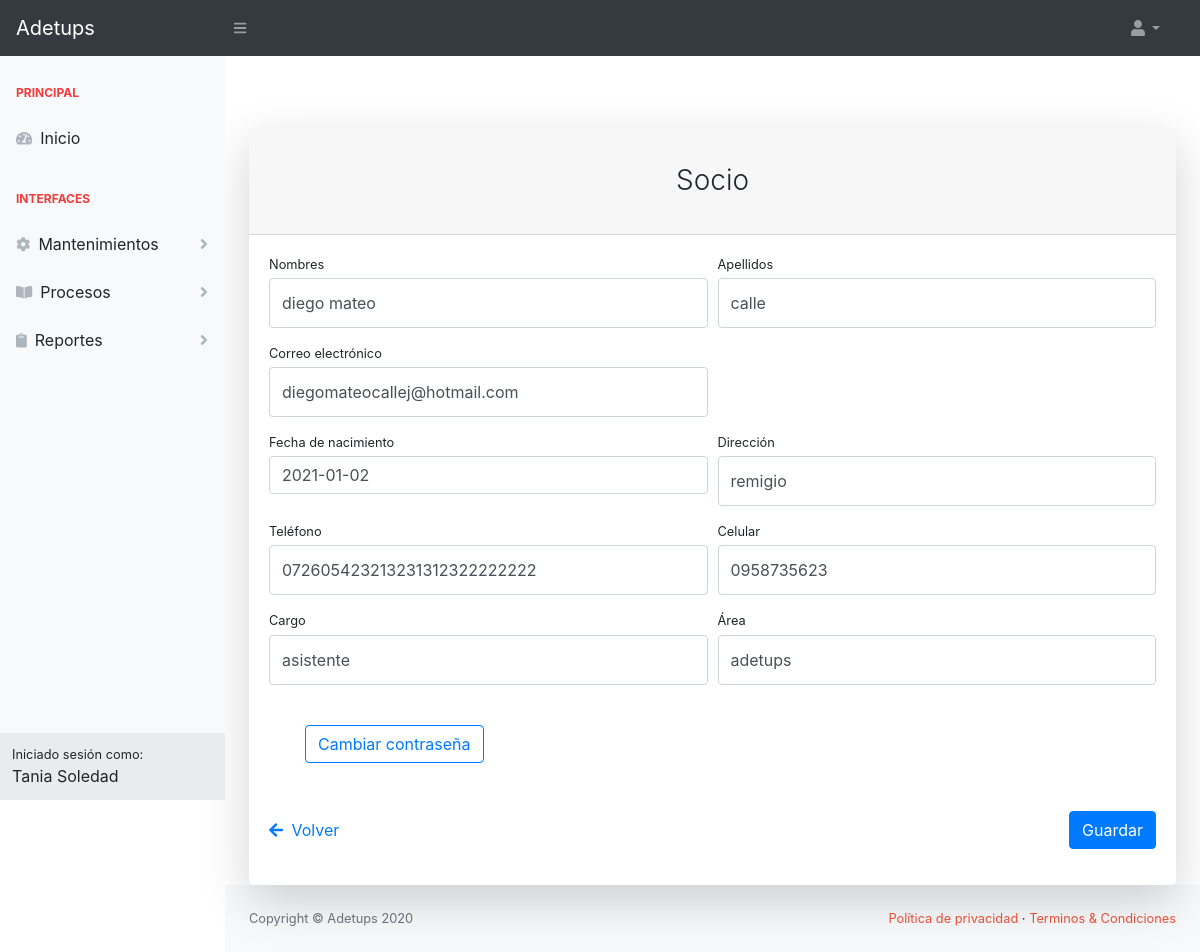
Screenshot of /sistema/socioupdate/9/ (signed in) with the database file from the repository.
### sistema/models.py (models this page shows, shortened)
class Usuario(AbstractBaseUser, PermissionsMixin):
    foto = models.ImageField(upload_to='img_perfil', null=True, blank=True, default='img_perfil/default-avatar.jpg')
    nombres = models.CharField(max_length=50, null=True, blank=True)
    date_joined = models.DateTimeField(default=timezone.now, null=True, blank=True)
    apellidos = models.CharField(max_length=50, null=True, blank=True)
    username = models.CharField(max_length=50, null=True, blank=True, unique=True)
    email = models.EmailField(unique=True, null=True, blank=True)
    fecha_nacimiento = models.DateField(null=True, blank=True)
    is_active = models.BooleanField(default=True, null=True, blank=True)
    is_staff = models.BooleanField(default=False, null=True, blank=True)
    tipo = models.CharField(max_length=20, null=True, blank=True)
    USERNAME_FIELD = 'username'
    objects = PersonalizadoBaseUserManager()

class Socio(models.Model):
    usuario = models.ForeignKey(Usuario, on_delete=models.CASCADE)
    direccion = models.CharField(max_length=80, null=True, blank=True)  # Field name made lowercase.
    telefono = models.CharField(max_length=15, null=True, blank=True)  # Field name made lowercase.
    celular = models.CharField(max_length=10, null=True, blank=True)  # Field name made lowercase.
    cargo = models.CharField(max_length=20, null=True, blank=True)  # Field name made lowercase.
    area = models.CharField(max_length=20, null=True, blank=True)  # Field name made lowercase.
    fecha_ingreso = models.DateField(blank=True, null=True)  # Field name made lowercase.
    is_garante = models.BooleanField(default=False, null=True, blank=True)
    rubros = models.ManyToManyField(RubroSocio, blank=True, null=True)

### sistema/views.py (the view, shortened to what this page needs)
# urls.py: path('socioupdate/<int:pk>/', SocioUpdate.as_view(), name='socioupdate'),
class SocioUpdate(LoginRequiredMixin, UpdateView):
    model = Usuario
    fields = ['nombres', 'apellidos', 'email', 'fecha_nacimiento', 'tipo']
    template_name = 'sistema/socio_form.html'
    def get_context_data(self, **kwargs):
        context = super().get_context_data(**kwargs)
        context['socio'] = Socio.objects.get(usuario_id=self.object.id)
        return context

### sistema/templates/sistema/socio_form.html (shortened to what this page needs)
<{% extends 'sistema/index.html' %}
{% block content %}
    <div class="card shadow-lg border-0 rounded-lg mt-5">
        <div class="card-header">
            <h3 class="text-center font-weight-light my-4">Socio</h3></div>
        <div class="card-body">
            <form method="post" id="formularioId">
                <div class="form-row">
                    <div class="col-md-6">
                        <div class="form-group">
                            <label class="small mb-1" for="nombresId">Nombres</label>
                            <input class="form-control py-4" id="nombresId" name="nombres" type="text"
                                   placeholder="Ingrese los nombres" value="{{ usuario.nombres }}" required/>
                        </div>
                    </div>
                    <div class="col-md-6">
                        <div class="form-group">
                            <label class="small mb-1" for="apellidosId">Apellidos</label>
                            <input class="form-control py-4" id="apellidosId" name="apellidos" type="text"
                                   placeholder="Ingrese los apellidos" value="{{ usuario.apellidos }}" required/>
                        </div>
                    </div>
                </div>
                <div class="form-row">
                    <div class="col-md-6">
                        <div class="form-group">
                            <label class="small mb-1" for="emailId">Correo electrónico</label>
                            <input class="form-control py-4" id="emailId" name="email" type="email"
                                   placeholder="Ingrese el correo electrónico" value="{{ usuario.email }}" required/>
                        </div>
                    </div>
                </div>
                <div class="form-row">
                    <div class="col-md-6">
                        <label class="small mb-1" for="fecha_nacimientoId">Fecha de nacimiento</label>
                        <input pattern="(?:19|20)(?:(?:[13579][26]|[02468][048])-(?:(?:0[1-9]|1[0-2])-(?:0[1-9]|1[0-9]|2[0-9])|(?:(?!02)(?:0[1-9]|1[0-2])-(?:30))|(?:(?:0[13578]|1[02])-31))|(?:[0-9]{2}-(?:0[1-9]|1[0-2])-(?:0[1-9]|1[0-9]|2[0-8])|(?:(?!02)(?:0[1-9]|1[0-2])-(?:29|30))|(?:(?:0[13578]|1[02])-31)))"
                               class="form-control form-control-user" name="fecha_nacimiento"
                               id="fecha_nacimientoId" value="{{ usuario.fecha_nacimiento }}"
                               placeholder="aaaa-mm-dd" autocomplete="off"
                               required/>
                    </div>
                    <div class="col-md-6">
                        <div class="form-group">
                            <label class="small mb-1" for="direccionId">Dirección</label>
                            <input class="form-control py-4" id="direccionId" name="direccion" type="text"
                                   placeholder="Ingrese la dirección" value="{{ socio.direccion }}" required/>
                        </div>
                    </div>
                </div>
                <div class="form-row">
                    <div class="col-md-6">
                        <div class="form-group">
                            <label class="small mb-1" for="telefonoId">Teléfono</label>
                            <input class="form-control py-4" id="telefonoId" name="telefono" type="tel"
                                   placeholder="Ingrese el teléfono" value="{{ socio.telefono }}"
                                   onkeypress="return soloNumeros(event)" required/>
                        </div>
                    </div>
                    <div class="col-md-6">
                        <div class="form-group">
                            <label class="small mb-1" for="celularId">Celular</label>
                            <input class="form-control py-4" id="celularId" name="celular" type="tel"
                                   placeholder="Ingrese el celular" value="{{ socio.celular }}"
                                   onkeypress="return soloNumeros(event)" maxlength="10" minlength="10" required/>
                        </div>
                    </div>
                </div>
                <div class="form-row">
                    <div class="col-md-6">
                        <div class="form-group">
                            <label class="small mb-1" for="cargoId">Cargo</label>
                            <input class="form-control py-4" id="cargoId" name="cargo" type="text"
                                   placeholder="Ingrese el cargo" value="{{ socio.cargo }}" required/>
                        </div>
                    </div>
                    <div class="col-md-6">
                        <div class="form-group">
                            <label class="small mb-1" for="areaId">Área</label>
                            <input class="form-control py-4" id="areaId" name="area" type="text"
                                   placeholder="Ingrese el area" value="{{ socio.area }}" required/>
                        </div>
                    </div>
                </div>
                {% if usuario.password is null %}
                    <div class="form-row">
                        <div class="col-md-6">
                            <div class="form-group">
                                <label class="small mb-1" for="passwordId">Contraseña</label>
                                <input class="form-control py-4" id="passwordId" name="password" type="password"
                                       placeholder="Ingrese la contraseña" required/>
                            </div>
                        </div>
                        <div class="col-md-6">
                            <div class="form-group">
                                <label class="small mb-1" for="password2Id">Confirme la ontraseña</label>
                                <input class="form-control py-4" id="password2Id" name="password2" type="password"
                                       placeholder="Ingrese la confirmación de contraseña"
                                       required/>
                            </div>
                        </div>
                    </div>
                {% else %}
                    <div class="col-md-6">
                        <div class="form-group">
                            <button type="button" class="btn btn-outline-primary m-4" data-toggle="modal"
                                    data-target="#exampleModal">Cambiar contraseña
                            </button>
                        </div>
                    </div>
                {% endif %}
                <div class="form-group d-flex align-items-center justify-content-between mt-4 mb-0">
                    <a href="{% url 'sistema:home' %}">
                        Volver
                    </a>
                    <button type="submit" class="btn btn-primary">Guardar</button>
                </div>
            </form>
        </div>
    </div>
{% endblock %}

### sistema/templates/sistema/base.html (shortened to what this page needs)
{% load static %}
<!DOCTYPE html>
<html lang="en">
<head>
    {% block css %}
        <link href="{% static 'css/styles.css' %}" rel="stylesheet"/>
        <link href="https://cdn.datatables.net/1.10.20/css/dataTables.bootstrap4.min.css" rel="stylesheet"
/>
        <link rel="stylesheet"
              href="https://cdn.jsdelivr.net/npm/bootstrap-select@1.13.14/dist/css/bootstrap-select.min.css">
        <link href="{% static 'css/datepicker.css' %}" rel="stylesheet">
        <link rel="stylesheet" href="https://cdn.datatables.net/buttons/1.6.5/css/buttons.dataTables.min.css">
    {% endblock %}
</head>
<body class="sb-nav-fixed">
<nav class="sb-topnav navbar navbar-expand navbar-dark bg-dark">
    <a class="navbar-brand">Adetups</a>
    <button class="btn btn-link btn-sm order-1 order-lg-0" id="sidebarToggle" href="#"><i class="fas fa-bars"></i>
    </button>
    <ul class="navbar-nav d-none d-md-inline-block form-inline ml-auto mr-0 mr-md-3 my-2 my-md-0">
        <li class="nav-item dropdown">
            <a class="nav-link dropdown-toggle" id="userDropdown" href="#" role="button" data-toggle="dropdown"
               aria-haspopup="true" aria-expanded="false"><i class="fas fa-user fa-fw"></i></a>
        </li>
    </ul>
</nav>
<div id="layoutSidenav">
    <div id="layoutSidenav_nav">
        <nav class="sb-sidenav accordion sb-sidenav-light" id="sidenavAccordion">
            <div class="sb-sidenav-menu">
                <div class="nav">
                    {% block navbar %}
                    {% endblock %}
                </div>
            </div>
            <div class="sb-sidenav-footer">
                <div class="small">Iniciado sesión como:</div>
                {{ request.user.nombres }}
            </div>
        </nav>
    </div>
    <div id="layoutSidenav_content">
        <main>
            <div class="container-fluid">
                {% block content %}
                {% endblock %}
            </div>
        </main>
        <footer class="py-4 bg-light mt-auto">
            <div class="container-fluid">
                <div class="d-flex align-items-center justify-content-between small">
                    <div class="text-muted">Copyright &copy; Adetups 2020</div>
                    <div>
                        <a href="#" class="text-adetups">Política de privacidad</a>
                        &middot;
                        <a href="#" class="text-adetups">Terminos &amp; Condiciones</a>
                    </div>
                </div>
            </div>
        </footer>
    </div>
</div>
</body>
</html>

### rows the page displays
Usuario: user.nombres "Tania Soledad"
Usuario: nombres "diego mateo", apellidos "calle", email "diegomateocallej@hotmail.com", fecha_nacimiento "2021-01-02"
Socio: direccion "remigio", telefono "072605423213231312322222222", celular "0958735623", cargo "asistente", area "adetups"
